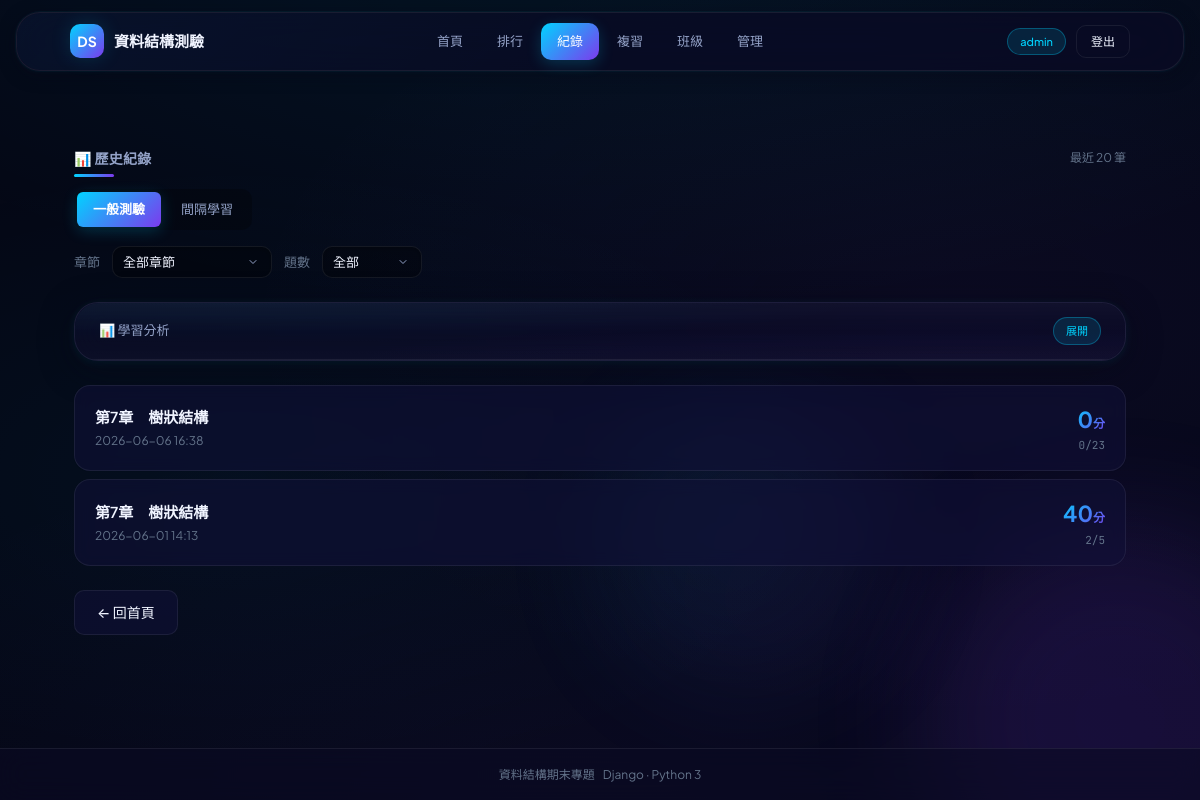
/quiz-records/ (signed in), run on an earlier commit of the app's database.
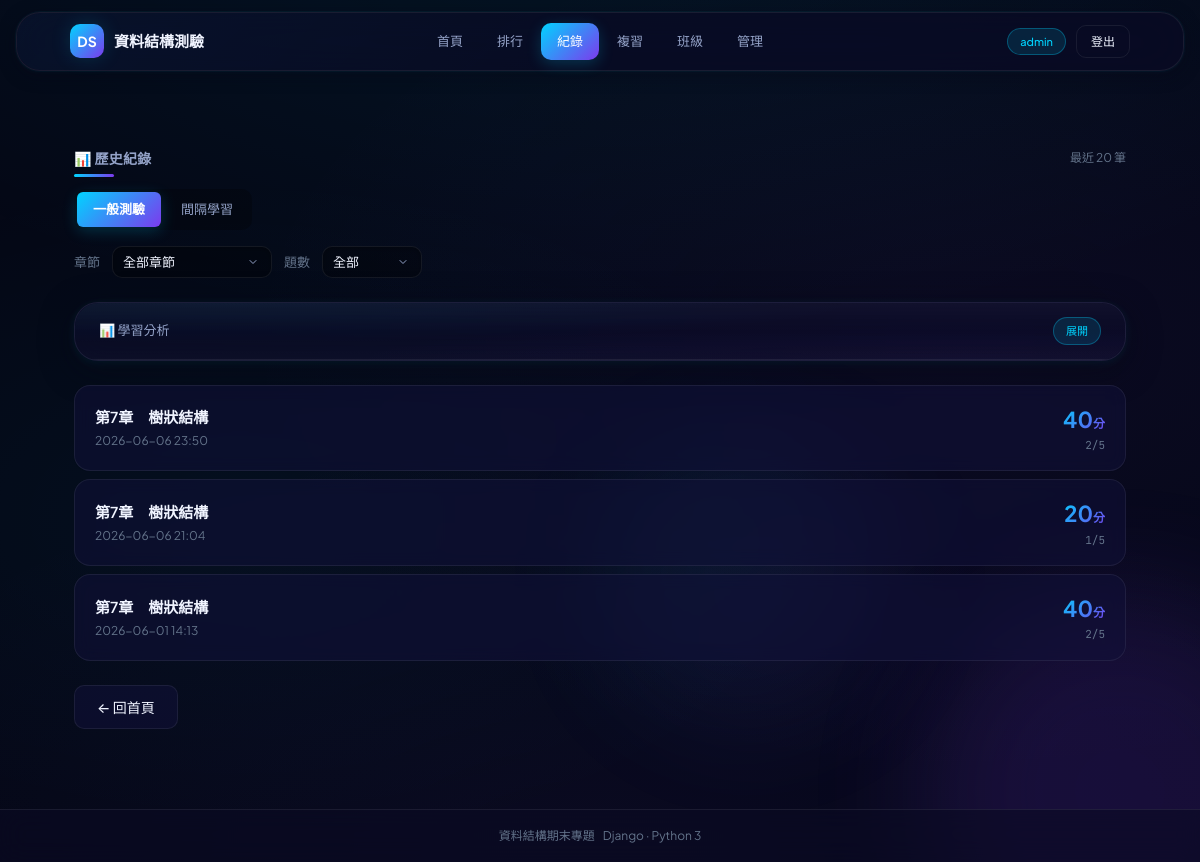
And on a later commit of the database.
### quiz_app/models.py (models this page shows, shortened)
class QuizRecord(models.Model):
    user = models.ForeignKey(User, on_delete=models.CASCADE, null=True, blank=True, verbose_name='使用者')
    chapter = models.CharField(max_length=50, verbose_name='章節')
    total_questions = models.IntegerField(verbose_name='總題數')
    correct_count = models.IntegerField(verbose_name='答對題數')
    score = models.FloatField(verbose_name='分數')
    time_spent = models.IntegerField(verbose_name='耗時(秒)', default=0)
    is_sr = models.BooleanField(default=False, verbose_name='間隔學習法')
    created_at = models.DateTimeField(auto_now_add=True, verbose_name='作答時間')
    class Meta:
        verbose_name = '作答記錄'
        verbose_name_plural = '作答記錄'
        ordering = ['-created_at']

### quiz_app/views.py (the view)
# urls.py: path('quiz-records/', views.quiz_records, name='quiz_records'),
def quiz_records(request):
    if not request.user.is_authenticated:
        return redirect('login')
    mode = request.GET.get('mode', 'general')
    chapter = request.GET.get('chapter', '')
    q_count = request.GET.get('count', '')
    qs = QuizRecord.objects.filter(user=request.user)
    if mode == 'sr':
        qs = qs.filter(is_sr=True)
    else:
        qs = qs.filter(is_sr=False)
    if chapter:
        qs = qs.filter(chapter=chapter)
    if q_count:
        try:
            qs = qs.filter(total_questions=int(q_count))
        except ValueError:
            pass
    records = qs.order_by('-created_at')[:20]
    chapters_list = sorted(set(
        QuizRecord.objects.values_list('chapter', flat=True)
    ))
    return render(request, 'quiz_app/quiz_records.html', {
        'records': records,
        'mode': mode,
        'chapters': chapters_list,
        'selected_chapter': chapter,
        'selected_count': q_count,
    })

### quiz_app/templates/quiz_app/quiz_records.html (shortened to what the changed rows need)
<!DOCTYPE html>
<html lang="zh-Hant">
<head>
  {% load static %}
  <link rel="stylesheet" href="{% static 'quiz_app/css/style.css' %}"/>
</head>
<body>
<div class="app">
  <main>
    <div class="container">
      {% if records %}
      <div class="record-list">
        {% for record in records %}
        <div class="record-row">
          <div class="record-info">
            <div class="record-chapter">{{ record.chapter }}</div>
            <div class="record-time">{{ record.created_at|date:"Y-m-d H:i" }}</div>
          </div>
          <div style="text-align:right;">
            <div class="record-score">{{ record.score|floatformat:0 }}<span style="font-size:12px;color:var(--text-dim);">分</span></div>
            <div class="mono dim" style="font-size:11px;">{{ record.correct_count }}/{{ record.total_questions }}</div>
          </div>
        </div>
        {% endfor %}
      </div>
      {% else %}
      <div class="empty">
        <div>暫無測驗紀錄</div>
        <div style="margin-top:8px;color:var(--text-faint);">選擇一個章節開始測驗吧！</div>
      </div>
      {% endif %}
    </div>
  </main>
</div>
</body>
</html>

What changed in the data, as far as the page shows it:
removed QuizRecord: chapter "第7章 樹狀結構", created_at "2026-06-06 16:38", score "0", correct_count "0", total_questions "23"
added QuizRecord: chapter "第7章 樹狀結構", created_at "2026-06-06 23:50", score "40", correct_count "2", total_questions "5"
added QuizRecord: chapter "第7章 樹狀結構", created_at "2026-06-06 21:04", score "20", correct_count "1", total_questions "5"
